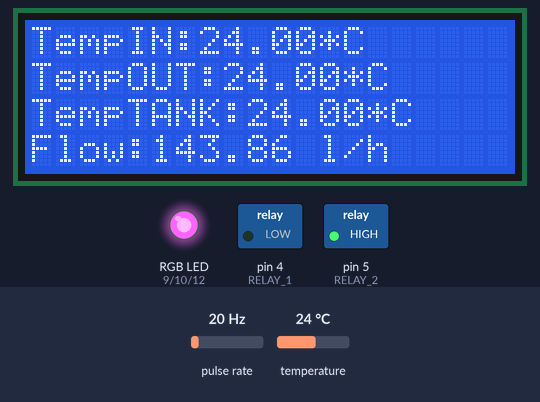
Simulated run of this sketch. Board: Arduino Uno, built with avr-gcc and run on an emulated ATmega328P. On the bench: 20×4 character LCD, switched loads named in the sketch (green lamp = pin HIGH), an RGB LED mixed from three pins (HIGH = lit). Wiring (inferred from the names in the program): pulse sensor: data pin 2. Inputs (shaded band) come from the test bench; at power-on: temperature 24 °C, pulse rate 20 Hz. What the sketch prints to the serial monitor is not drawn.

Above: at 2.5 s.
2.6 s: temperature set to 18.6 °C
At 5.6 s:
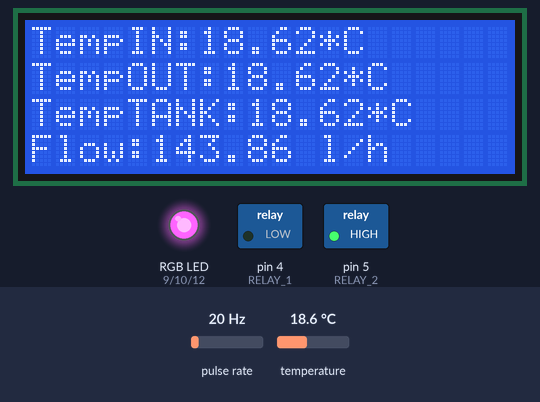
5.9 s: temperature set to 17.3 °C
At 7.2 s:
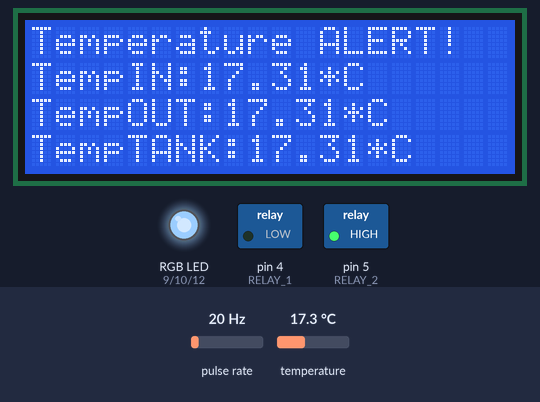
9.8 s: pulse rate (sensor on pin 2) set to 16 Hz
12.5 s: pulse rate (sensor on pin 2) set to 11 Hz
At 15.2 s:
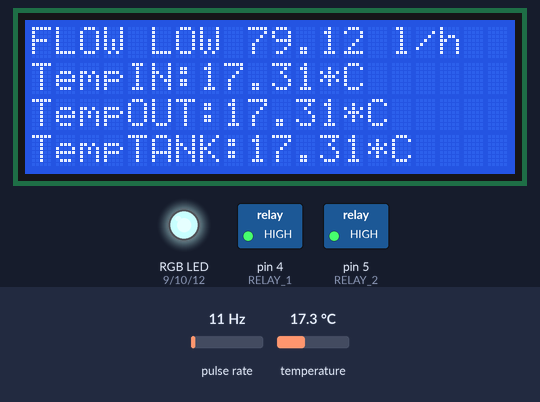
15.9 s: pulse rate (sensor on pin 2) set to 50 Hz
At 16.38 s:
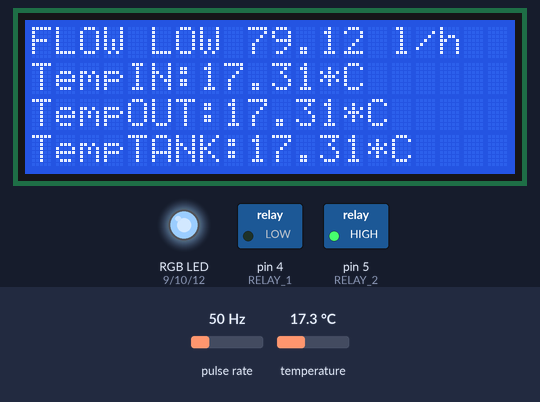
19.8 s: temperature set to 15.4 °C
At 21.4 s:
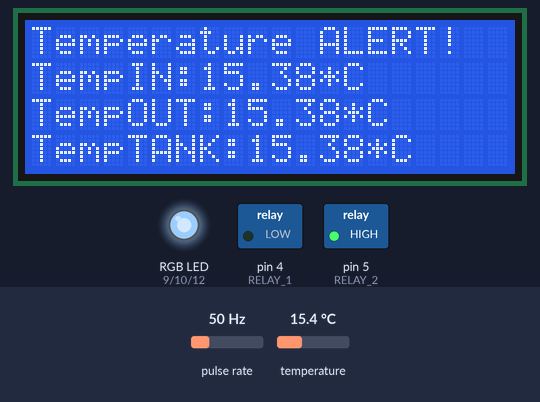
21.9 s: temperature set to 14.6 °C
At 23.1 s:
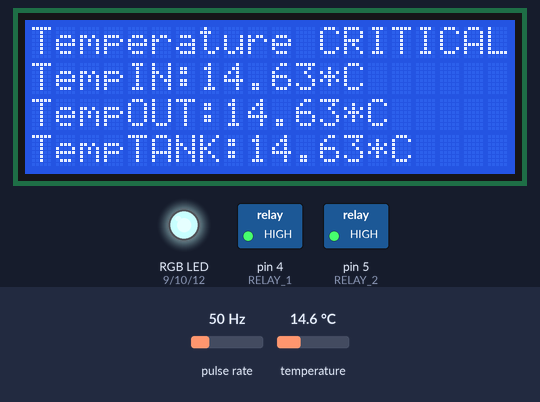
Timing chart, 0 to 24.9 s (numbered marks = the images above; inputs shaded):
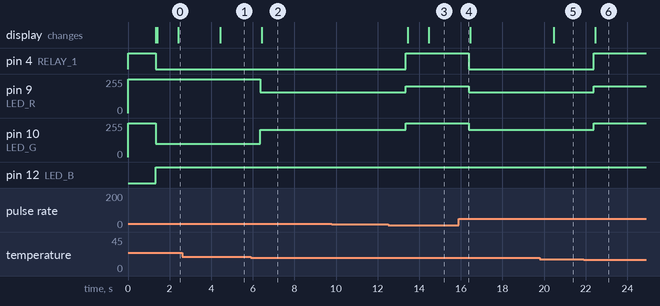

Measured:
- the behaviour switches between 18 and 17.9 °C on temperature (found by bisection; images 1 and 2)
- the behaviour switches between 14 and 13 Hz on pulse rate (sensor on pin 2) (found by bisection; images 2 and 3)
- the behaviour switches between 15 and 14.9 °C on temperature (found by bisection; images 5 and 6)
- after the input at 2.6 s, the display: changes after 1.8 s (image 1)
- after the input at 5.9 s, pin 9 (LED_R): 255/255 → 155/255 after 0.46 s; pin 10 (LED_G): 100/255 → 205/255 after 0.46 s; the display: changes after 0.53 s (image 2)
- after the input at 9.8 s, every drawn part: stays the same
- after the input at 12.5 s, pin 4 (RELAY_1): LOW → HIGH after 0.86 s; pin 9 (LED_R): 155/255 → 200/255 after 0.86 s; pin 10 (LED_G): 205/255 → 255/255 after 0.86 s; the display: first changes after 0.95 s (image 3 shows a later state)
- after the input at 15.9 s, pin 4 (RELAY_1): HIGH → LOW after 0.47 s; pin 9 (LED_R): 200/255 → 155/255 after 0.47 s; pin 10 (LED_G): 255/255 → 205/255 after 0.47 s
- after the input at 19.8 s, the display: changes after 0.66 s (image 5)
- after the input at 21.9 s, pin 4 (RELAY_1): LOW → HIGH after 0.48 s; pin 9 (LED_R): 155/255 → 200/255 after 0.48 s; pin 10 (LED_G): 205/255 → 255/255 after 0.48 s; the display: changes after 0.57 s (image 6)

The sketch:

LaserSafety.ino
```cpp
/*-----( Import needed libraries )-----*/
#include <Wire.h>  // Comes with Arduino IDE
#include <LiquidCrystal_I2C.h>
#include <OneWire.h>

/*-----( Declare Constants )-----*/
//global values
#define version "v0.9"
#define LCD_UPDATE_DELAY 500
#define ALERT_MAX_TEMP 28
#define ERROR_MAX_TEMP 29
#define ALERT_MIN_TEMP 18
#define ERROR_MIN_TEMP 15

//pindefs
#define DS_PIN 3
#define FLOW_PIN 2
#define LED_R 9
#define LED_G 10
#define LED_B 12
#define RELAY_1 4
#define RELAY_2 5
#define ACTIVE LOW
#define INACTIVE HIGH
#define DS_READ_DELAY 1000
#define FLOW_READ_DELAY 1000
#define FLOW_PULSE_PER_LITER 500

/*-----( Declare objects )-----*/
OneWire  ds(DS_PIN);
// set the LCD address to 0x27 for a 20 chars 4 line display
// Set the pins on the I2C chip used for LCD connections:
//                    addr, en,rw,rs,d4,d5,d6,d7,bl,blpol
LiquidCrystal_I2C lcd(0x27, 2, 1, 0, 4, 5, 6, 7, 3, POSITIVE);  // Set the LCD I2C address


/*-----( Declare Variables )-----*/
//hardcoded addresses for the 3 sensors used
const byte addr_out[8]={0x28,0xFF,0xA8,0x1F,0x92,0x15,0x01,0xCD};
const byte addr_in[8]={0x28,0xFF,0x73,0x81,0x91,0x15,0x04,0xCC};
const byte addr_tank[8]={0x28,0xFF,0x6F,0xA3,0x91,0x15,0x04,0xE6};
uint16_t in_millis=0;
uint16_t out_millis=0;
uint16_t tank_millis=0;
uint16_t lcd_millis=0;
uint16_t flow_millis=0;
bool in_read=false;
bool out_read=false;
bool tank_read=false;
float in_temp,out_temp,tank_temp,old_in_temp,old_out_temp,old_tank_temp;
uint8_t error=0;
uint8_t failed_in=0,failed_out=0,failed_tank=0;
float flow;
volatile uint16_t flow_pulse=0;

/*----( SETUP: RUNS ONCE )----*/
void setup()
{
    uint8_t data[12];
    uint8_t i;
    int16_t raw;

  Serial.begin(115200);  // Used to type in characters

  pinMode(LED_R,OUTPUT);
  pinMode(LED_G,OUTPUT);
  pinMode(LED_B,OUTPUT);
  setLed(0,0,255);

  pinMode(RELAY_1,OUTPUT);
  pinMode(RELAY_2,OUTPUT);
  digitalWrite(RELAY_1,INACTIVE);
  digitalWrite(RELAY_2,INACTIVE);

  pinMode(FLOW_PIN,INPUT_PULLUP);
  attachInterrupt(digitalPinToInterrupt(FLOW_PIN), flow_interrupt, RISING);

  lcd.begin(20,4);         // initialize the lcd for 20 chars 4 lines, turn on backlight
  lcd.backlight();
  lcd.clear();
  lcd.setCursor(0,0); //Start at character 4 on line 0
  lcd.print("Laser Safety System");
  lcd.setCursor(4,1);
  lcd.print("@ Mircea 06.2016");
  lcd.setCursor(10,3);
  lcd.print(version);
  // try to read initial sensor values
  request_conv(addr_in);delay(100);
  request_conv(addr_out);delay(100);
  request_conv(addr_tank);
  //WAIT FOR READ TO COMPLETE
  delay(1000);
  in_temp=read_sensor(addr_in);
  out_temp=read_sensor(addr_out);
  tank_temp=read_sensor(addr_tank);
  old_in_temp=in_temp;
  old_out_temp=out_temp;
  old_tank_temp=tank_temp;

  lcd.clear();
}/*--(end setup )---*/


void loop()   /*----( LOOP: RUNS CONSTANTLY )----*/
{
    uint16_t now_millis=millis();
    if(now_millis - flow_millis > FLOW_READ_DELAY){
      flow=(((float)flow_pulse/FLOW_PULSE_PER_LITER)/(now_millis-flow_millis))*3600000;
      flow_pulse=0;
      flow_millis=now_millis;
    }

    if ((now_millis - in_millis > DS_READ_DELAY)&&(in_read==false)){
      request_conv(addr_in);
      in_read = true;
      in_millis=now_millis;
      Serial.print("Millis:");Serial.print(now_millis);Serial.println(" Request IN conv ");
      delay(2);
    }
    if ((now_millis - out_millis > DS_READ_DELAY)&&(out_read==false)){
      request_conv(addr_out);
      out_read = true;
      out_millis=now_millis;
      Serial.print("Millis:");Serial.print(now_millis);Serial.println(" Request OUT conv ");
      delay(2);
    }
    if ((now_millis - tank_millis > DS_READ_DELAY)&&(tank_read==false)){
      request_conv(addr_tank);
      tank_read = true;
      tank_millis=now_millis;
      Serial.print("Millis:");Serial.print(now_millis);Serial.println(" Request TANK conv ");
      delay(2);
    }

    if ((now_millis - in_millis > DS_READ_DELAY)&&(in_read==true)){
      in_read=false;
      in_millis=now_millis;
      in_temp=read_sensor(addr_in);
      if (abs(in_temp-old_in_temp)>10){
        in_temp=old_in_temp;
        failed_in++;
        Serial.print(" IN read error! ");
      } else {
        old_in_temp=in_temp;
        failed_in=0;
        Serial.print("Millis:");Serial.print(now_millis);Serial.print(" IN Read: ");Serial.println(in_temp);
      }

    }
    if ((now_millis - out_millis > DS_READ_DELAY)&&(out_read==1)){
      out_read=false;
      out_millis=now_millis;
      out_temp = read_sensor(addr_out);
      if (abs(out_temp-old_out_temp)>10){
        out_temp=old_out_temp;
        failed_out++;
        Serial.print(" OUT read error! ");
      } else {
        old_out_temp=out_temp;
        failed_out=0;
        Serial.print("Millis:");Serial.print(now_millis);Serial.print(" OUT Read: ");Serial.println(out_temp);
      }
    }
    if ((now_millis - tank_millis > DS_READ_DELAY)&&(tank_read==1)){
      tank_read=false;
      tank_millis=now_millis;
      tank_temp = read_sensor(addr_tank);
      if (abs(tank_temp-old_tank_temp)>10){
        tank_temp=old_tank_temp;
        failed_tank++;
        Serial.print(" OUT read error! ");
      } else {
        old_tank_temp=tank_temp;
        failed_tank=0;
        Serial.print("Millis:");Serial.print(now_millis);Serial.print(" TANK Read: ");Serial.println(tank_temp);
      }
    }
  if (flow<100){
    error=4;
    setLed(55,0,0);
    digitalWrite(RELAY_1,INACTIVE);
  } else if((in_temp>ERROR_MAX_TEMP)||(out_temp>ERROR_MAX_TEMP)||(tank_temp>ERROR_MAX_TEMP)||(in_temp<ERROR_MIN_TEMP)||(out_temp<ERROR_MIN_TEMP)||(tank_temp<ERROR_MIN_TEMP)){
    error=2;
    setLed(55,0,0);
    digitalWrite(RELAY_1,INACTIVE);
  } else if((in_temp>ALERT_MAX_TEMP)||(out_temp>ALERT_MAX_TEMP)||(tank_temp>ALERT_MAX_TEMP)||(in_temp<ALERT_MIN_TEMP)||(out_temp<ALERT_MIN_TEMP)||(tank_temp<ALERT_MIN_TEMP)){
    error=1;
    setLed(100,50,0);
    digitalWrite(RELAY_1,ACTIVE);
  } else if((failed_in>0)||(failed_out>0)||(failed_tank>0)){
    error=3;
    setLed(100,50,0);
  } else if((in_temp<ALERT_MAX_TEMP)&&(out_temp<ALERT_MAX_TEMP)&&(tank_temp<ALERT_MAX_TEMP)&&(in_temp>ALERT_MIN_TEMP)&&(out_temp>ALERT_MIN_TEMP)&&(tank_temp>ALERT_MIN_TEMP)){
    error=0;
    setLed(0,155,0);
    digitalWrite(RELAY_1,ACTIVE);
  }


  if(now_millis - lcd_millis > LCD_UPDATE_DELAY){
    lcd_millis=now_millis;
    update_lcd();
  }

}/* --(end main loop )-- */

void setLed(uint8_t R, uint8_t G, uint8_t B){
    analogWrite(LED_R,255-R);
    analogWrite(LED_G,255-G);
    analogWrite(LED_B,255-B);
}

void request_conv(const uint8_t rom[8]){
  ds.reset();
  ds.select(rom);
  ds.write(0x44, 1);        // start conversion, with parasite power on at the end
}

float read_sensor(const uint8_t rom[8]){
  uint8_t data[12];
  uint8_t i;
  ds.reset();
  ds.select(rom);
  ds.write(0xBE);         // Read Scratchpad
  for ( i = 0; i < 9; i++) {           // we need 9 bytes
    data[i] = ds.read();
  }
  int16_t raw = (data[1] << 8) | data[0];
  return (float)raw / 16.0;
}

void update_lcd(){
    if (error == 0){
      lcd.clear();
      lcd.setCursor(0,0);lcd.print("TempIN:");lcd.print(in_temp);lcd.print("*C ");
      lcd.setCursor(0,1);lcd.print("TempOUT:");lcd.print(out_temp);lcd.print("*C ");
      lcd.setCursor(0,2);lcd.print("TempTANK:");lcd.print(tank_temp);lcd.print("*C ");
      lcd.setCursor(0,3);lcd.print("Flow:");lcd.print(flow);lcd.print(" l/h ");
    }
    if (error == 1){
      lcd.clear();
      lcd.setCursor(0,0);lcd.print("Temperature ALERT!");
      lcd.setCursor(0,1);lcd.print("TempIN:");lcd.print(in_temp);lcd.print("*C ");
      lcd.setCursor(0,2);lcd.print("TempOUT:");lcd.print(out_temp);lcd.print("*C ");
      lcd.setCursor(0,3);lcd.print("TempTANK:");lcd.print(tank_temp);lcd.print("*C ");
    }
    if (error == 2){
      lcd.clear();
      lcd.setCursor(0,0);lcd.print("Temperature CRITICAL");
      lcd.setCursor(0,1);lcd.print("TempIN:");lcd.print(in_temp);lcd.print("*C ");
      lcd.setCursor(0,2);lcd.print("TempOUT:");lcd.print(out_temp);lcd.print("*C ");
      lcd.setCursor(0,3);lcd.print("TempTANK:");lcd.print(tank_temp);lcd.print("*C ");
    }
    if (error == 3){
      lcd.clear();
      lcd.setCursor(0,0);lcd.print("Failed read! ");lcd.print(failed_in);lcd.print(" ");lcd.print(failed_out);lcd.print(" ");lcd.print(failed_tank);
      lcd.setCursor(0,1);lcd.print("TempIN:");lcd.print(in_temp);lcd.print("*C ");
      lcd.setCursor(0,2);lcd.print("TempOUT:");lcd.print(out_temp);lcd.print("*C ");
      lcd.setCursor(0,3);lcd.print("TempTANK:");lcd.print(tank_temp);lcd.print("*C ");
    }
    if (error == 4){
      lcd.clear();
      lcd.setCursor(0,0);lcd.print("FLOW LOW ");lcd.print(flow);lcd.print(" l/h ");
      lcd.setCursor(0,1);lcd.print("TempIN:");lcd.print(in_temp);lcd.print("*C ");
      lcd.setCursor(0,2);lcd.print("TempOUT:");lcd.print(out_temp);lcd.print("*C ");
      lcd.setCursor(0,3);lcd.print("TempTANK:");lcd.print(tank_temp);lcd.print("*C ");
    }
}

void flow_interrupt(){
  flow_pulse++;
}
/* ( THE END ) */
```
